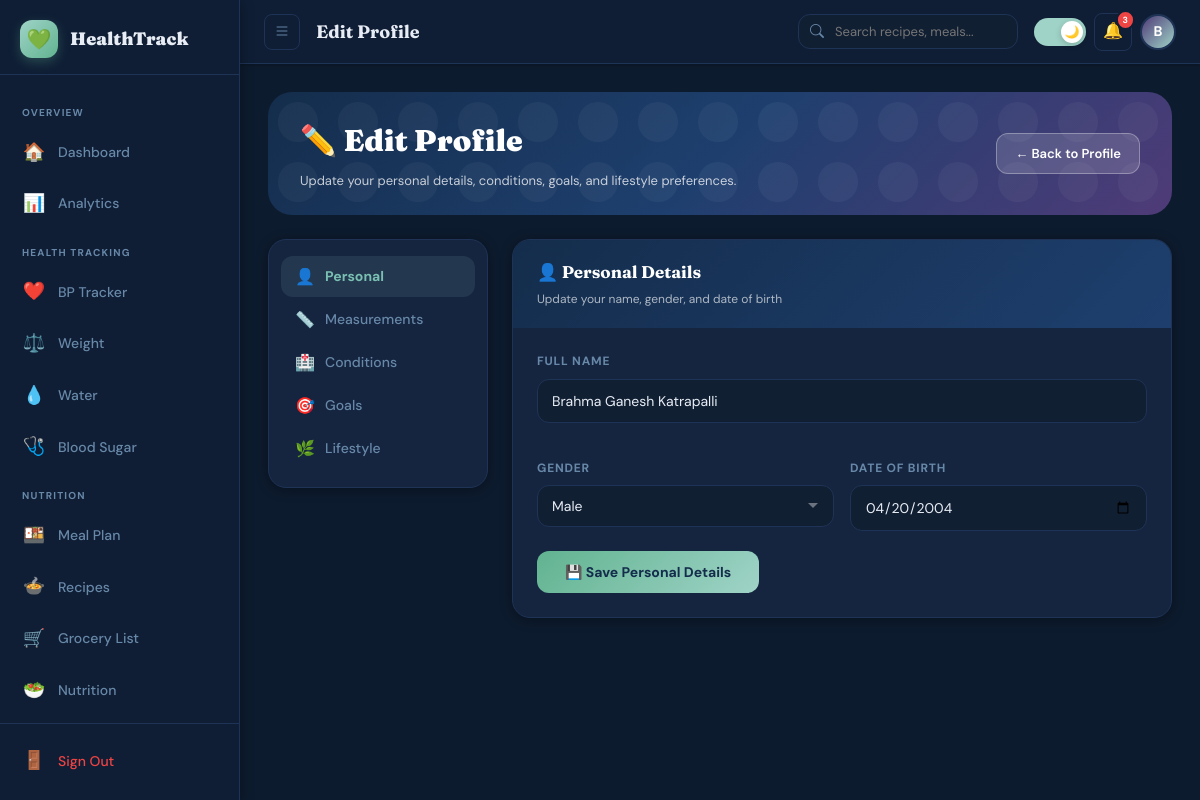
/profile/edit (signed in), run on the app's committed database.
### models.py (models this page shows, shortened)
class User(UserMixin, db.Model):
    __tablename__ = "users"
    id              = db.Column(db.Integer, primary_key=True)
    name            = db.Column(db.String(120), nullable=False)
    email           = db.Column(db.String(180), unique=True, nullable=False, index=True)
    password_hash   = db.Column(db.String(255), nullable=False)
    is_active       = db.Column(db.Boolean, default=True)
    is_verified     = db.Column(db.Boolean, default=False)
    onboarding_done = db.Column(db.Boolean, default=False)
    dark_mode       = db.Column(db.Boolean, default=False)
    created_at      = db.Column(db.DateTime, default=datetime.utcnow)
    last_login      = db.Column(db.DateTime, nullable=True)
    last_updated    = db.Column(db.DateTime, default=datetime.utcnow, onupdate=datetime.utcnow)
    health_profile  = db.relationship("UserHealthProfile", backref="user", uselist=False, cascade="all, delete-orphan")
    conditions      = db.relationship("UserCondition",     backref="user", cascade="all, delete-orphan")
    goals           = db.relationship("UserGoal",          backref="user", uselist=False, cascade="all, delete-orphan")
    health_metrics  = db.relationship("HealthMetric",      backref="user", cascade="all, delete-orphan", lazy="dynamic")
    meal_plans      = db.relationship("MealPlan",          backref="user", cascade="all, delete-orphan", lazy="dynamic")
    favorites       = db.relationship("Favorite",          backref="user", cascade="all, delete-orphan")
    grocery_items   = db.relationship("GroceryItem",       backref="user", cascade="all, delete-orphan", lazy="dynamic")
    alerts          = db.relationship("Alert",             backref="user", cascade="all, delete-orphan", lazy="dynamic")
    medicines       = db.relationship("Medicine",          backref="user", cascade="all, delete-orphan")
    nutrition_logs  = db.relationship("NutritionDailyLog", backref="user", cascade="all, delete-orphan", lazy="dynamic")
    weekly_insights = db.relationship("WeeklyInsight",     backref="user", cascade="all, delete-orphan", lazy="dynamic")
    @property
    def bmi(self):
        if not self.health_profile:
            return None
        h = self.health_profile.height_cm
        w = self.health_profile.current_weight_kg
        if not h or not w:
            return None
        height_m = h / 100
        return round(w / (height_m ** 2), 1)
    @property
    def bmi_status(self):
        bmi = self.bmi
        if bmi is None: return "Unknown"
        if bmi < 18.5:  return "Underweight"
        elif bmi < 25:  return "Normal"
        elif bmi < 30:  return "Overweight"
        elif bmi < 35:  return "Obese I"
        elif bmi < 40:  return "Obese II"
        else:           return "Obese III"

class HealthCondition(db.Model):
    __tablename__ = "health_conditions"
    id          = db.Column(db.Integer, primary_key=True)
    name        = db.Column(db.String(100), unique=True, nullable=False)
    description = db.Column(db.Text, nullable=True)
    icon        = db.Column(db.String(10), default="🏥")
    category    = db.Column(db.String(50), nullable=True)
    users       = db.relationship("UserCondition", backref="condition", cascade="all, delete-orphan")

class UserHealthProfile(db.Model):
    __tablename__ = "user_health_profiles"
    id                  = db.Column(db.Integer, primary_key=True)
    user_id             = db.Column(db.Integer, db.ForeignKey("users.id"), unique=True, nullable=False)
    gender              = db.Column(db.String(20), nullable=True)   # male / female / other
    date_of_birth       = db.Column(db.Date, nullable=True)
    height_cm           = db.Column(db.Float, nullable=True)
    current_weight_kg   = db.Column(db.Float, nullable=True)
    activity_level      = db.Column(db.String(30), default="sedentary")
    diet_preference     = db.Column(db.String(30), default="vegetarian")
    onboarding_step     = db.Column(db.Integer, default=1)
    created_at          = db.Column(db.DateTime, default=datetime.utcnow)
    updated_at          = db.Column(db.DateTime, default=datetime.utcnow, onupdate=datetime.utcnow)

### routes/profile_routes.py (the view, shortened to what this page needs)
@profile_bp.route("/edit", methods=["GET", "POST"])
@login_required
def edit():
    all_conditions = HealthCondition.query.order_by(
        HealthCondition.category, HealthCondition.name
    ).all()
    existing_ids = [uc.condition_id for uc in current_user.conditions]
    return render_template(
        "profile/edit.html",
        user=current_user,
        all_conditions=all_conditions,
        existing_ids=existing_ids
    )

### templates/profile/edit.html (shortened to what this page needs)
{% extends "base.html" %}
{% block page_title %}Edit Profile{% endblock %}
{% block content %}
<div class="edit-hero animate-fadeIn">
  <div class="edit-hero-left">
    <div class="edit-hero-title">✏️ Edit Profile</div>
    <div class="edit-hero-sub">Update your personal details, conditions, goals, and lifestyle preferences.</div>
  </div>
  <a href="{{ url_for('profile.index') }}" class="btn-back-hero">← Back to Profile</a>
</div>
<div class="edit-layout">
  <div class="tab-sidebar">
    {% set tabs = [
      ('personal',     '👤', 'Personal'),
      ('measurements', '📏', 'Measurements'),
      ('conditions',   '🏥', 'Conditions'),
      ('goals',        '🎯', 'Goals'),
      ('lifestyle',    '🌿', 'Lifestyle'),
    ] %}
    {% for tab_id, icon, label in tabs %}
    <button class="tab-item {% if loop.first %}active{% endif %}"
            onclick="showTab('{{ tab_id }}')"
            id="tab-btn-{{ tab_id }}">
      <span class="tab-icon">{{ icon }}</span>
      {{ label }}
    </button>
    {% endfor %}
  </div>
  <div>
    <div class="edit-section active" id="section-personal">
      <div class="section-card">
        <div class="section-hdr">
          <div class="section-hdr-title">👤 Personal Details</div>
          <div class="section-hdr-sub">Update your name, gender, and date of birth</div>
        </div>
        <div class="section-body">
          <form method="POST" action="{{ url_for('profile.edit') }}">
            <div class="form-grid-2">
              <div class="field-group" style="grid-column:span 2;">
                <label class="field-label">Full Name</label>
                <input type="text" name="name" class="field-input"
                       value="{{ user.name }}" placeholder="Your full name" required>
              </div>
              <div class="field-group">
                <label class="field-label">Gender</label>
                <select name="gender" class="field-input select-input">
                  {% for val, lbl in [('female','Female'),('male','Male'),('other','Other')] %}
                  <option value="{{ val }}" {% if user.health_profile and user.health_profile.gender == val %}selected{% endif %}>{{ lbl }}</option>
                  {% endfor %}
                </select>
              </div>
              <div class="field-group">
                <label class="field-label">Date of Birth</label>
                <input type="date" name="date_of_birth" class="field-input"
                       value="{{ user.health_profile.date_of_birth.strftime('%Y-%m-%d') if user.health_profile and user.health_profile.date_of_birth else '' }}">
              </div>
            </div>
            <button type="submit" class="save-section-btn">💾 Save Personal Details</button>
          </form>
        </div>
      </div>
    </div>
            {% set cat_labels = {
              'cardiovascular': '❤️ Cardiovascular',
              'metabolic':      '🩺 Metabolic',
              'hormonal':       '🌸 Hormonal',
              'lifestyle':      '🌿 Lifestyle Goals',
              'digestive':      '🔥 Digestive',
            } %}
            {% set current_cat = namespace(value='') %}
  </div>
</div>
{% endblock %}

### templates/base.html (shortened to what this page needs)
<!DOCTYPE html>
<html lang="en" data-theme="{{ 'dark' if current_user.is_authenticated and current_user.dark_mode else 'light' }}">
<head>
  <link rel="stylesheet" href="https://cdn.jsdelivr.net/npm/bootstrap-icons@1.11.3/font/bootstrap-icons.min.css">
</head>
<body>
{% if current_user.is_authenticated %}
<div class="app-layout">
  <aside class="sidebar" id="sidebar">
    <div class="sidebar-logo">
      <div class="sidebar-logo-icon">💚</div>
      <span class="sidebar-logo-text">HealthTrack</span>
    </div>
    <nav class="sidebar-nav">
      <div class="nav-section-label">Overview</div>
      <a href="{{ url_for('main.dashboard') }}" class="nav-item {% if request.endpoint and 'main.dashboard' in request.endpoint %}active{% endif %}">
        <span class="nav-item-icon">🏠</span>
        <span class="nav-item-text">Dashboard</span>
      </a>
      <a href="{{ url_for('analytics.index') }}" class="nav-item {% if request.endpoint and 'analytics' in request.endpoint %}active{% endif %}">
        <span class="nav-item-icon">📊</span>
        <span class="nav-item-text">Analytics</span>
      </a>
      <div class="nav-section-label">Health Tracking</div>
      <a href="{{ url_for('bp.tracker') }}" class="nav-item {% if request.endpoint and 'bp.' in request.endpoint %}active{% endif %}">
        <span class="nav-item-icon">❤️</span>
        <span class="nav-item-text">BP Tracker</span>
      </a>
      <a href="{{ url_for('tracker.weight') }}" class="nav-item {% if request.endpoint and 'tracker.weight' in request.endpoint %}active{% endif %}">
        <span class="nav-item-icon">⚖️</span>
        <span class="nav-item-text">Weight</span>
      </a>
      <a href="{{ url_for('tracker.water') }}" class="nav-item {% if request.endpoint and 'tracker.water' in request.endpoint %}active{% endif %}">
        <span class="nav-item-icon">💧</span>
        <span class="nav-item-text">Water</span>
      </a>
      <a href="{{ url_for('tracker.sugar') }}" class="nav-item {% if request.endpoint and 'tracker.sugar' in request.endpoint %}active{% endif %}">
        <span class="nav-item-icon">🩺</span>
        <span class="nav-item-text">Blood Sugar</span>
      </a>
      <div class="nav-section-label">Nutrition</div>
      <a href="{{ url_for('meal.meals') }}" class="nav-item {% if request.endpoint and 'meal.' in request.endpoint %}active{% endif %}">
        <span class="nav-item-icon">🍱</span>
        <span class="nav-item-text">Meal Plan</span>
      </a>
      <a href="{{ url_for('meal.recipes') }}" class="nav-item {% if request.endpoint and request.endpoint == 'meal.recipes' %}active{% endif %}">
        <span class="nav-item-icon">🍲</span>
        <span class="nav-item-text">Recipes</span>
      </a>
      <a href="{{ url_for('meal.grocery_list') }}" class="nav-item {% if request.endpoint and request.endpoint == 'meal.grocery_list' %}active{% endif %}">
        <span class="nav-item-icon">🛒</span>
        <span class="nav-item-text">Grocery List</span>
      </a>
      <a href="{{ url_for('nutrition.dashboard') }}" class="nav-item {% if request.endpoint and 'nutrition.' in request.endpoint %}active{% endif %}">
        <span class="nav-item-icon">🥗</span>
        <span class="nav-item-text">Nutrition</span>
      </a>
      <div class="nav-section-label">Manage</div>
    </nav>
    <div class="sidebar-footer">
      <a href="{{ url_for('auth.logout') }}" class="nav-item" style="color: #ef4444;">
        <span class="nav-item-icon">🚪</span>
        <span class="nav-item-text">Sign Out</span>
      </a>
    </div>
  </aside>
  <div class="main-wrapper">
    <nav class="navbar">
      <button class="navbar-toggle" id="sidebarToggle" onclick="toggleSidebar()" aria-label="Toggle sidebar">
        <i class="bi bi-list"></i>
      </button>
      <div class="navbar-page-title">
        {% block page_title %}{% endblock %}
      </div>
      <div class="navbar-search">
        <input type="text" class="navbar-search-input" placeholder="Search recipes, meals..." id="globalSearch">
      </div>
      <div class="navbar-actions">
        <button class="dark-toggle {% if current_user.dark_mode %}on{% endif %}" id="darkToggle" onclick="toggleDarkMode()" aria-label="Toggle dark mode" title="Toggle dark mode">
          <div class="dark-toggle-thumb">
            {% if current_user.dark_mode %}🌙{% else %}☀️{% endif %}
          </div>
        </button>
        <a href="{{ url_for('alert.index') }}" class="navbar-icon-btn" title="Alerts">
          🔔
          {% if unread_alerts is defined and unread_alerts > 0 %}
            <span class="notif-badge">{{ unread_alerts }}</span>
          {% endif %}
        </a>
        <a href="{{ url_for('profile.index') }}" class="navbar-avatar" title="Profile">
          {{ current_user.name[0].upper() if current_user.name else 'U' }}
        </a>
      </div>
    </nav>
    <main class="main-content">
      {% block content %}{% endblock %}
    </main>
  </div>
</div>
{% endif %}
</body>
</html>

### templates/profile/edit.html (style rules this page uses)
.edit-hero { background:linear-gradient(135deg,var(--navy),#1e3f6e,var(--violet));border-radius:var(--radius-lg);padding:24px 32px;color:white;margin-bottom:24px;position:relative;overflow:hidden;display:flex;align-items:center;justify-content:space-between;flex-wrap:wrap;gap:12px; }
.edit-hero::before { content:'';position:absolute;inset:0;}
.edit-hero-left { position:relative; }
.edit-hero-title { font-family:'Fraunces',serif;font-size:clamp(20px,3vw,30px);font-weight:900;margin-bottom:4px; }
.edit-hero-sub { font-size:13px;opacity:0.75; }
.btn-back-hero { background:rgba(255,255,255,0.15);color:white;border:1.5px solid rgba(255,255,255,0.3);border-radius:var(--radius-sm);padding:9px 18px;font-family:'DM Sans',sans-serif;font-size:13px;font-weight:600;text-decoration:none;display:flex;align-items:center;gap:6px;transition:all 0.18s;position:relative; }
.edit-layout { display:grid;grid-template-columns:220px 1fr;gap:24px; }
.tab-sidebar { background:var(--card-bg);border-radius:var(--radius);border:1px solid var(--border);box-shadow:var(--shadow-sm);padding:16px 12px;height:fit-content;position:sticky;top:90px; }
.tab-item { display:flex;align-items:center;gap:10px;padding:10px 14px;border-radius:var(--radius-sm);font-size:14px;font-weight:500;color:var(--text-muted);cursor:pointer;transition:all 0.15s;margin-bottom:2px;border:none;background:none;width:100%;text-align:left; }
.tab-item.active { background:var(--accent-pale);color:var(--accent-dark);font-weight:700; }
.tab-icon { font-size:16px;width:20px;text-align:center;flex-shrink:0; }
.edit-section { display:none; }
.edit-section.active { display:block; }
.section-card { background:var(--card-bg);border-radius:var(--radius);border:1px solid var(--border);box-shadow:var(--shadow-sm);overflow:hidden;margin-bottom:22px;animation:fadeUp 0.4s ease both; }
.section-hdr { background:linear-gradient(135deg,var(--navy),#1e3f6e);padding:18px 24px; }
.section-hdr-title { font-family:'Fraunces',serif;font-size:17px;font-weight:700;color:white;display:flex;align-items:center;gap:8px; }
.section-hdr-sub { font-size:12px;color:rgba(255,255,255,0.65);margin-top:4px; }
.section-body { padding:24px; }
.field-group { margin-bottom:20px; }
.field-label { display:block;font-size:12px;font-weight:700;text-transform:uppercase;letter-spacing:0.8px;color:var(--text-muted);margin-bottom:7px; }
.field-input { width:100%;border:1.5px solid var(--border);border-radius:var(--radius-sm);padding:12px 14px;font-family:'DM Sans',sans-serif;font-size:14px;color:var(--text-primary);background:var(--input-bg);outline:none;transition:border-color 0.2s,box-shadow 0.2s; }
.field-input.select-input { appearance:none;-webkit-appearance:none;background-repeat:no-repeat;background-position:right 14px center;padding-right:36px; }
.form-grid-2 { display:grid;grid-template-columns:1fr 1fr;gap:16px; }
.save-section-btn { background:linear-gradient(135deg,var(--sage),var(--mint));color:var(--navy);border:none;border-radius:var(--radius-sm);padding:12px 28px;font-family:'DM Sans',sans-serif;font-size:14px;font-weight:700;cursor:pointer;display:flex;align-items:center;gap:8px;transition:transform 0.18s,box-shadow 0.18s; }

### data on the page
User: name "B", name "Brahma Ganesh Katrapalli"
HealthCondition: icon "🌿", category "Lifestyle"
UserHealthProfile: gender "Male", date_of_birth "04/20/2004"

### other printed values
{{ unread_alerts }} "3"
{{ icon }} "👤" "📏" "🏥" "🎯"
{{ label }} "Personal" "Measurements" "Conditions" "Goals"
